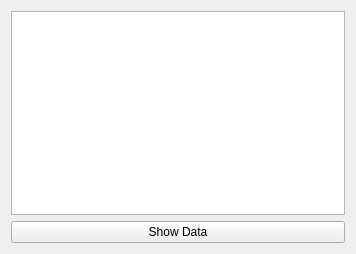
<?xml version="1.0" encoding="UTF-8"?>
<ui version="4.0">
 <class>Widget</class>
 <widget class="QWidget" name="Widget">
  <property name="geometry">
   <rect>
    <x>0</x>
    <y>0</y>
    <width>356</width>
    <height>254</height>
   </rect>
  </property>
  <property name="windowTitle">
   <string>Widget</string>
  </property>
  <layout class="QVBoxLayout" name="verticalLayout">
   <item>
    <widget class="QListView" name="listView"/>
   </item>
   <item>
    <widget class="QPushButton" name="showData">
     <property name="text">
      <string>Show Data</string>
     </property>
    </widget>
   </item>
  </layout>
 </widget>
 <resources/>
 <connections/>
</ui>
